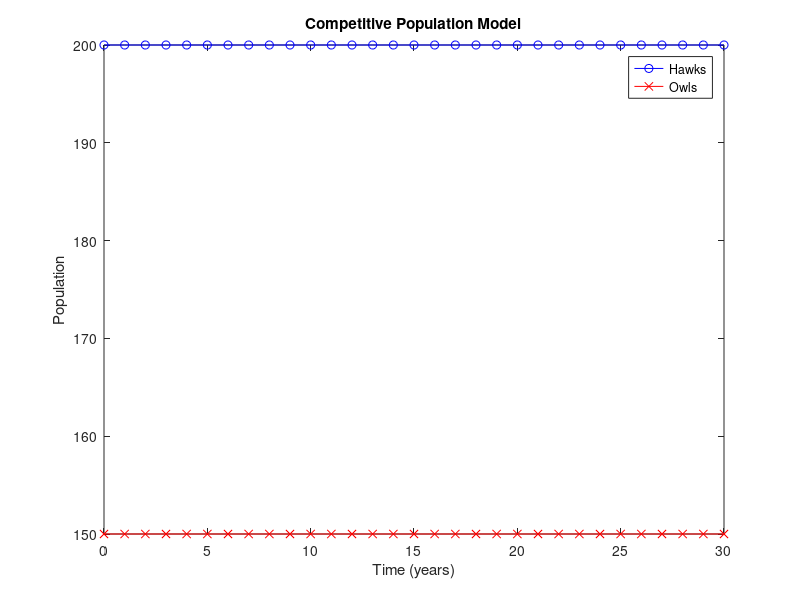

Here is the MATLAB script that generated this plot:
% Solve the hawk/owl competitive population model.

% Define parameters
N = 30; % number of iterations
h = zeros(1, N+1); % vector of hawk population values
o = zeros(1, N+1); % vector of owl population values
h(1) = 200; % initial hawk population
o(1) = 150; % initial owl population
alpha = 0.3; % hawk growth constant
beta = 0.002; % hawk competition constant
gamma = 0.2; % owl growth constant
delta = 0.001; % owl competition constant

% Numerically solve the model
for i=1:N
    h(i+1) = (1+alpha)*h(i) - beta*h(i)*o(i);
    o(i+1) = (1+gamma)*o(i) - delta*h(i)*o(i);
end

% Plot the results
figure
plot(0:N, h, "bo-", 0:N, o, "rx-")
xlabel("Time (years)")
ylabel("Population")
title("Competitive Population Model")
legend("Hawks", "Owls")
